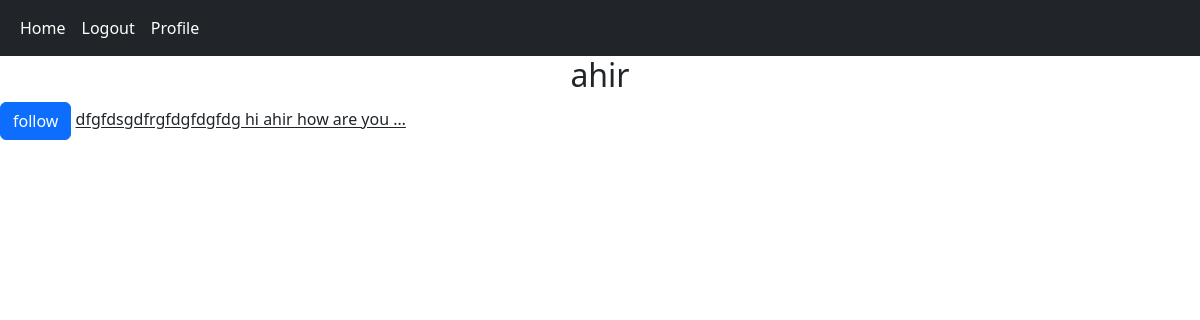
The app's page /account/profile/2/ (signed in), older data.
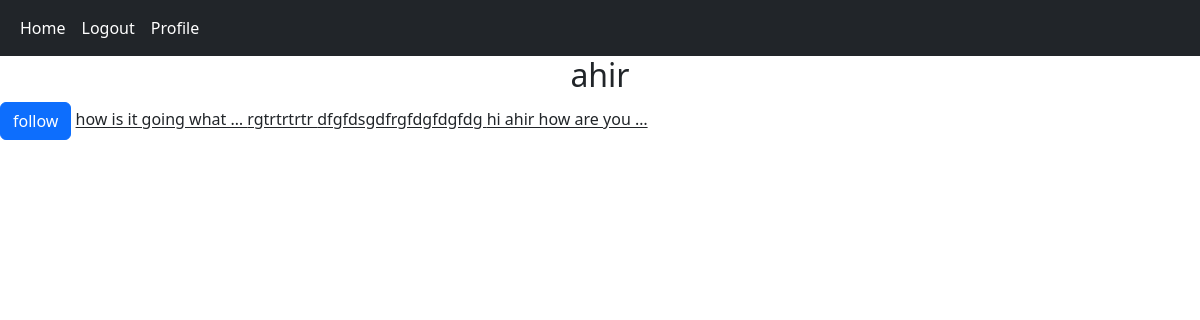
The same page, newer data.
### home_app/models.py (models this page shows, shortened)
class UserPost(models.Model):
    user = models.ForeignKey(User, on_delete=models.CASCADE, related_name='posts')
    body = models.TextField()
    slug = models.SlugField()
    created = models.DateTimeField(auto_now_add=True)
    update = models.DateTimeField(auto_now=True)
    class Meta:
        ordering = ('-created',)
    def get_absolute_url(self):
        return reverse('home_app:post_detail', args=(self.id, self.slug))

### account_app/views.py (the view)
# urls.py: path('profile/<int:user_id>/', views.UserProfileView.as_view(), name="profile"),
class UserProfileView(LoginRequiredMixin, View):
    template_name = 'account_app/profile.html'
    def get(self, request, user_id):
        is_following = False
        user = User.objects.get(id=user_id)
        posts = user.posts.all()
        relation = Relation.objects.filter(from_user=request.user, to_user=user)
        if relation.exists():
            is_following = True
        return render(request, self.template_name, {'user': user, 'posts': posts, 'is_following':is_following})

### account_app/templates/account_app/profile.html (shortened to what this page needs)
{% extends 'base.html' %}
{% block content %}
    <h2 class="text-center"> {{ user.username }} </h2>
    {% if request.user.id != user.id and not is_following %}
        <a class='btn btn-primary' href="{% url 'account_app:follow' user.id %}">follow</a>
    {% elif request.user.id != user.id and is_following %}
        <a class='btn btn-primary' href="{% url 'account_app:unfollow' user.id %}">unfollow</a>
    {% endif %}
    {% for post in posts %}
    <a href="{{ post.get_absolute_url }}" class="card-body">
        {{ post.body|truncatewords:5 }}
    </a>
    {% endfor %}
{% endblock %}

Row changes from the older to the newer data that the page shows:
added UserPost: body "how is it going what …"
added UserPost: body "rgtrtrtrtr"
